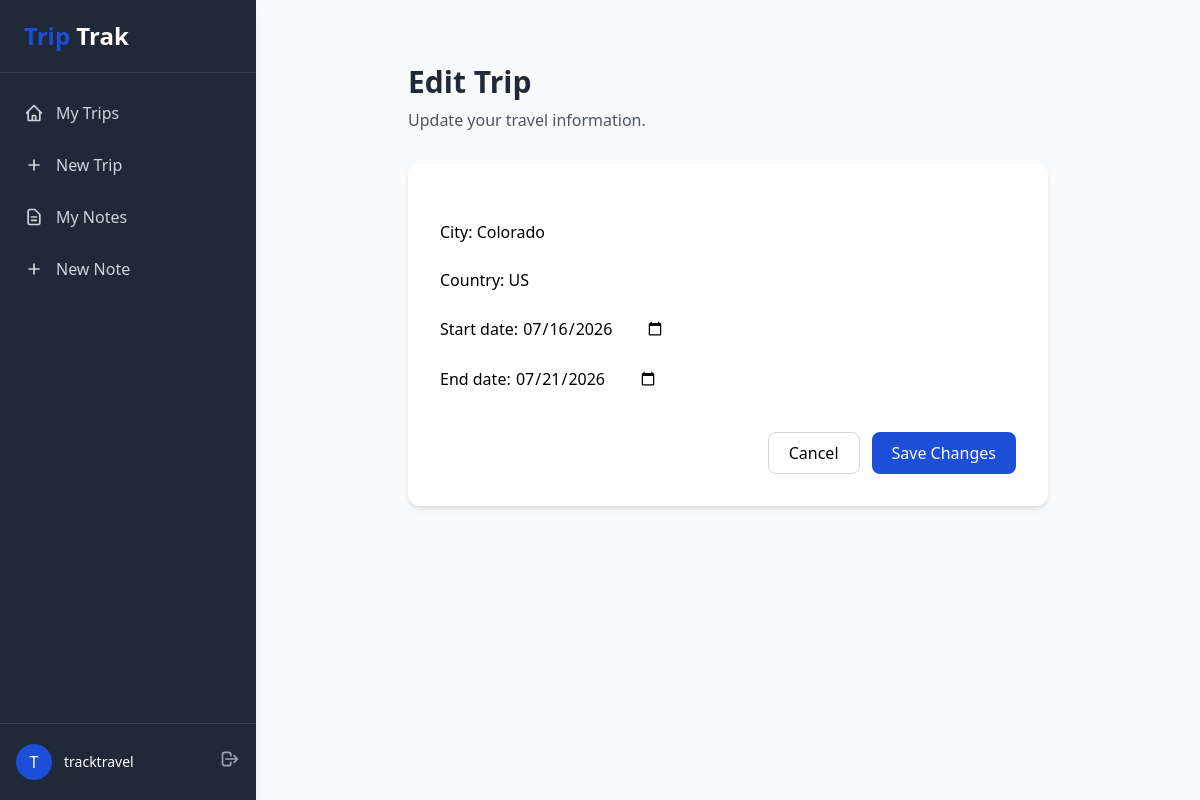
The page /dashboard/trips/9/update/ (signed in) on the database its author committed.
### trip/models.py (models this page shows, shortened)
class Trip(models.Model):
    city = models.CharField(max_length=50)
    country = models.CharField(max_length=2)
    start_date = models.DateField(blank=True, null=True)
    end_date = models.DateField(blank=True, null=True)
    owner = models.ForeignKey(
        User,
        on_delete=models.CASCADE,
        related_name="trips",
    )
    class Meta:
        ordering = ["-start_date", "city"]

### trip/views.py (the view)
# urls.py: path("dashboard/trips/<int:pk>/update/", TripUpdateView.as_view(), name="trip-update"),
class TripUpdateView(UserTripMixin, UpdateView):
    model = Trip
    form_class = TripForm
    success_url = reverse_lazy("trip-list")

### trip/forms.py (shortened to what this page needs)
class TripForm(forms.ModelForm):
    class Meta:
        model = Trip
        fields = [
            "city",
            "country",
            "start_date",
            "end_date",
        ]
        widgets = {
            "city": forms.TextInput(
                attrs={
                    "placeholder": "Enter city",
                }
            ),
            "country": forms.TextInput(
                attrs={
                    "placeholder": "Country code (e.g. PK)",
                    "maxlength": 2,
                }
            ),
            "start_date": forms.DateInput(
                attrs={"type": "date"}
            ),
            "end_date": forms.DateInput(
                attrs={"type": "date"}
            ),
        }

### trip/views.py (called while the page is built)
    def test_func(self):
        return self.get_object().owner == self.request.user

### trip/templates/trip/trip_form.html (shortened to what this page needs)
{% extends "trip/_base.html" %}
{% load tailwind_filters %}
{% block content %}
<div class="max-w-2xl mx-auto px-4 py-8">
    <div class="mb-8">
        <h1 class="text-3xl font-bold text-gray-800">
            {% if object %}
                Edit Trip
            {% else %}
                Create Trip
            {% endif %}
        </h1>
        <p class="mt-2 text-gray-600">
            {% if object %}
                Update your travel information.
            {% else %}
                Add a new trip to your travel journal.
            {% endif %}
        </p>
    </div>
    <div class="bg-white rounded-xl shadow-md p-8">
        <form method="post" class="space-y-6">
            {{ form|crispy }}
            <div class="flex justify-end gap-3 pt-4">
                <a href="{% if object %}{% url 'trip-detail' object.pk %}{% else %}{% url 'trip-list' %}{% endif %}"
                   class="px-5 py-2 border border-gray-300 rounded-lg hover:bg-gray-100 transition">
                    Cancel
                </a>
                <button type="submit"
                        class="px-5 py-2 bg-primary-700 text-white rounded-lg hover:bg-primary-800 transition">
                    {% if object %}
                        Save Changes
                    {% else %}
                        Create Trip
                    {% endif %}
                </button>
            </div>
        </form>
    </div>
</div>
{% endblock %}

### trip/templates/trip/_base.html (shortened to what this page needs)
<!DOCTYPE html>
<html lang="en">
<head>
    <script src="https://cdn.tailwindcss.com"></script>
</head>
<body class="bg-gray-50">
    <div class="flex flex-col md:flex-row min-h-screen">
        <div class="flex flex-col w-full md:w-64 bg-dark-800 text-white shadow-lg z-10">
            <div class="border-b border-dark-700 px-6 py-5">
                <h3 class="text-2xl font-bold text-center md:text-left">
                    <span class="text-primary-700">Trip</span> Trak
                </h3>
            </div>
            <nav class="flex-1 px-2 py-4 space-y-1">
                <a href="{% url 'trip-list' %}" class="flex items-center px-4 py-3 text-gray-300 hover:bg-dark-700 hover:text-white rounded-lg transition-colors group">
                    My Trips
                </a>
                <a href="{% url 'trip-create' %}" class="flex items-center px-4 py-3 text-gray-300 hover:bg-dark-700 hover:text-white rounded-lg transition-colors group">
                    <svg xmlns="http://www.w3.org/2000/svg" class="h-5 w-5 mr-3 group-hover:text-primary-400" fill="none" viewBox="0 0 24 24" stroke="currentColor">
                        <path stroke-linecap="round" stroke-linejoin="round" stroke-width="2" d="M12 6v6m0 0v6m0-6h6m-6 0H6" />
                    </svg>
                    New Trip
                </a>
                <a href="{% url 'note-list' %}" class="flex items-center px-4 py-3 text-gray-300 hover:bg-dark-700 hover:text-white rounded-lg transition-colors group">
                    My Notes
                </a>
                <a href="{% url 'note-create' %}" class="flex items-center px-4 py-3 text-gray-300 hover:bg-dark-700 hover:text-white rounded-lg transition-colors group">
                    <svg xmlns="http://www.w3.org/2000/svg" class="h-5 w-5 mr-3 group-hover:text-primary-400" fill="none" viewBox="0 0 24 24" stroke="currentColor">
                        <path stroke-linecap="round" stroke-linejoin="round" stroke-width="2" d="M12 6v6m0 0v6m0-6h6m-6 0H6" />
                    </svg>
                    New Note
                </a>
            </nav>
            <div class="px-4 py-5 border-t border-dark-700">
                <div class="flex items-center justify-between">
                    <div class="flex items-center">
                        <div class="h-9 w-9 rounded-full bg-primary-700 flex items-center justify-center text-white font-medium">
                            {{ user.username|first|upper }}
                        </div>
                        <div class="ml-3">
                            <p class="text-sm font-medium text-white">{{ user.username }}</p>
                        </div>
                    </div>
                    <form method="POST" action="{% url 'logout' %}">
                        <button type="submit" class="text-gray-400 hover:text-white">
                            <svg xmlns="http://www.w3.org/2000/svg" class="h-5 w-5" fill="none" viewBox="0 0 24 24" stroke="currentColor">
                                <path stroke-linecap="round" stroke-linejoin="round" stroke-width="2" d="M17 16l4-4m0 0l-4-4m4 4H7m6 4v1a3 3 0 01-3 3H6a3 3 0 01-3-3V7a3 3 0 013-3h4a3 3 0 013 3v1" />
                            </svg>
                        </button>
                    </form>
                </div>
            </div>
        </div>
        <div class="flex-1 overflow-auto">
            <div class="p-6 md:p-8 max-w-7xl mx-auto">
                {% block content %}
                {% endblock content %}
            </div>
        </div>
    </div>
</body>
</html>

### rows shown on the page
Trip: city "Colorado", country "US", start_date "07/16/2026", end_date "07/21/2026"

### other values the page prints
{{ user.username|first|upper }} "T"
{{ user.username }} "tracktravel"
